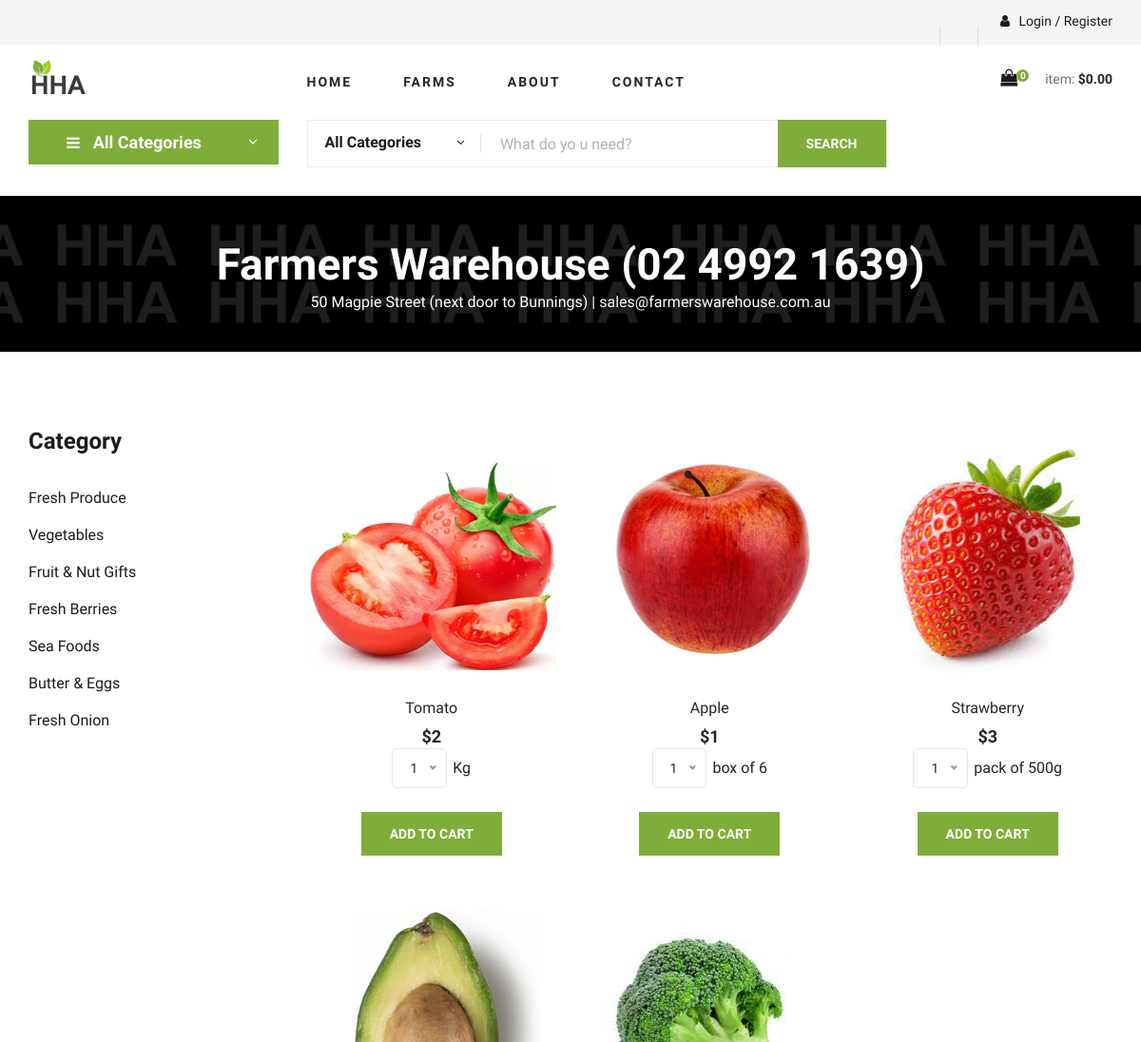
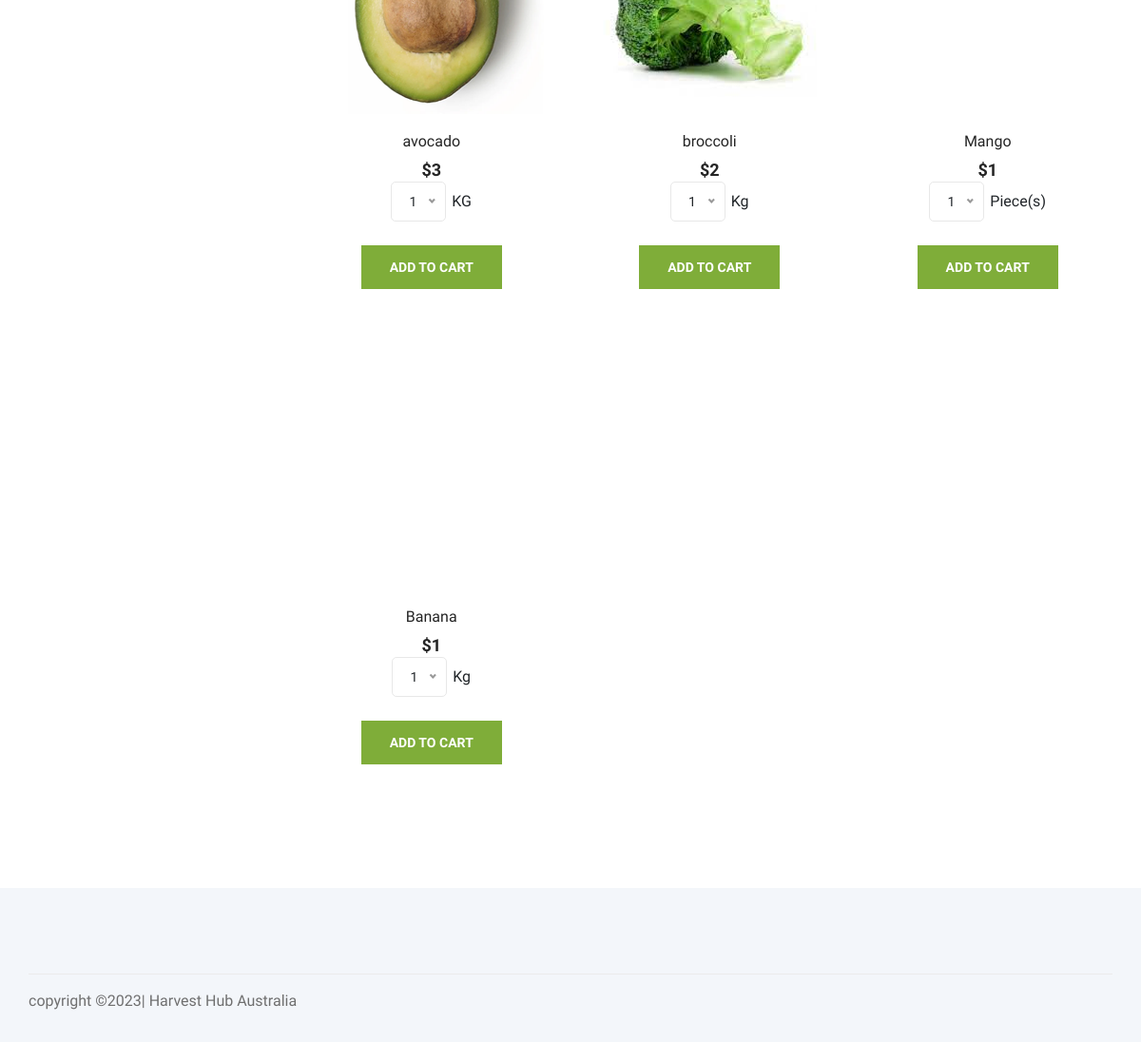
/?p=farm&farm=1, run on the app's committed database (2 pictures, top to bottom).
### tables this page shows
CREATE TABLE IF NOT EXISTS `farm` (
  `farm_id` INT NOT NULL AUTO_INCREMENT,
  `farm_name` VARCHAR(45) NOT NULL,
  `address` TEXT NULL,
  `email` VARCHAR(100) NOT NULL,
  `phone` VARCHAR(45) NOT NULL,
  `admin_id` INT NOT NULL,
  `created_by` VARCHAR(45) NOT NULL,
  `created_at` DATETIME NOT NULL,
  PRIMARY KEY (`farm_id`),
  INDEX `FK_ADMIN_ID_idx` (`admin_id` ASC),
  CONSTRAINT `FK_ADMIN_ID`
    FOREIGN KEY (`admin_id`)
    REFERENCES `users` (`user_id`)
    ON DELETE NO ACTION
    ON UPDATE NO ACTION);

CREATE TABLE IF NOT EXISTS `product_category` (
  `category_id` INT NOT NULL AUTO_INCREMENT,
  `category_name` VARCHAR(45) NOT NULL,
  `description` TEXT NULL,
  PRIMARY KEY (`category_id`));

CREATE TABLE IF NOT EXISTS `product` (
  `product_id` INT NOT NULL AUTO_INCREMENT,
  `product_name` VARCHAR(45) NOT NULL,
  `unit_of_measure` VARCHAR(45) NULL,
  `product_description` TEXT NULL,
  `product_price` DECIMAL NULL,
  `category_id` INT NOT NULL,
  `store_id` INT NOT NULL,
  PRIMARY KEY (`product_id`),
  INDEX `FK_CAT_ID_idx` (`category_id` ASC),
  INDEX `FK_STORE_ID_idx` (`store_id` ASC),
  CONSTRAINT `FK_CAT_ID`
    FOREIGN KEY (`category_id`)
    REFERENCES `product_category` (`category_id`)
    ON DELETE NO ACTION
    ON UPDATE NO ACTION,
  CONSTRAINT `FK_FARM_ID`
    FOREIGN KEY (`store_id`)
    REFERENCES `farm` (`farm_id`)
    ON DELETE NO ACTION
    ON UPDATE NO ACTION);

### imp/functions.php (called while the page is built, shortened)
<?php
function calc_num_of_items(){
		$numofitems = 0;
if(!isset($_SESSION['cart'])){ $numofitems=0;}
else{
	  foreach($_SESSION['cart'] as $product_id => $quantity){
			  $numofitems = $numofitems + $quantity;
	  }
}
	 return $numofitems;
}
function calc_total_cart(){
$totalamount=0;
if(!isset($_SESSION['cart'])){ $totalamount=0.00;}
return number_format((float)($totalamount), 2, '.', '');
}
function category(){
	global $conn;
	$status[0] = false;
	$status[1] = "";
	$sql = "select * from product_category";
				$xsql = mysqli_query($conn,$sql);
				if($xsql){
					if(mysqli_affected_rows($conn)==0){
						$status[0] = false;
						$status[1] = "No category";
					}
					else{
						$count = 0;
						$status[0] = true;
						$status[1] = "success";
						while($rw=mysqli_fetch_array($xsql)){
							$status[2][$count]['category_id'] = $rw['category_id'];
							$status[2][$count]['category_name'] = $rw['category_name'];
							$count++;
						}
					}
				}
				else{
					$status[0] = false;
					$status[1] = "Error";
				}
	return $status;
}
function get_farm($farm_id){
	global $conn;
	$status[0] = false;
	$status[1] = "";
	$sql = "select * from farm where farm_id='".$farm_id."'";
				$xsql = mysqli_query($conn,$sql);
				if($xsql){
					if(mysqli_affected_rows($conn)==0){
						$status[0] = false;
						$status[1] = "No Farm";
					}
					else{
						$count = 0;
						$status[0] = true;
						$status[1] = "success";
						while($rw=mysqli_fetch_array($xsql)){
							$status[2][$count]['farm_id'] = $rw['farm_id'];
							$status[2][$count]['farm_name'] = $rw['farm_name'];
							$status[2][$count]['address'] = $rw['address'];
							$status[2][$count]['email'] = $rw['email'];
							$status[2][$count]['phone'] = $rw['phone'];
							$status[2][$count]['admin_id'] = $rw['admin_id'];
							$count++;
						}
					}
				}
				else{
					$status[0] = false;
					$status[1] = "Error";
				}
	return $status;
}
function get_products($farm_id){
	global $conn;
	$status[0] = false;
	$status[1] = "";
	$sql = "select * from product where store_id='".$farm_id."'";
				$xsql = mysqli_query($conn,$sql);
				if($xsql){
					if(mysqli_affected_rows($conn)==0){
						$status[0] = false;
						$status[1] = "No Farm";
					}
					else{
						$count = 0;
						$status[0] = true;
						$status[1] = "success";
						while($rw=mysqli_fetch_array($xsql)){
							$status[2][$count]['product_id'] = $rw['product_id'];
							$status[2][$count]['product_name'] = $rw['product_name'];
							$status[2][$count]['unit_of_measure'] = $rw['unit_of_measure'];
							$status[2][$count]['product_description'] = $rw['product_description'];
							$status[2][$count]['product_price'] = $rw['product_price'];
							$status[2][$count]['category_id'] = $rw['category_id'];
							$status[2][$count]['store_id'] = $rw['store_id'];
							$count++;
						}
					}
				}
				else{
					$status[0] = false;
					$status[1] = "Error";
				}
	return $status;
}
?>

### imp/url_engine.php (called while the page is built, shortened)
<?php
function url_engine($p){
	$link = url_split($p);
	$link[0] = page_process($link[0]);
return $link;
}
function url_var_count($p){
	$count = 0;
	$link = explode("/", $p);
	foreach($link as $val){
		$count++;
	}
return $count;
}
function url_split($p){
	$link = explode("/", $p);
	return $link;
}
function page_process($page){
	global $conn;
	$sqlpage = "select * from page_tbl where page_code ='".strtoupper(mysqli_real_escape_string($conn,$page))."'
				 limit 1 ";
	$xsqlpage = mysqli_query($conn,$sqlpage);
	if($xsqlpage){
		if(mysqli_affected_rows($conn)==0){
			$xpage ="404";
		}
		else{
			$xpage = strtoupper($page);
		}
	}
	else{
		$xpage = "ERROR";
	}
	return $xpage;
}
?>

### imp/page_engine.php (called while the page is built)
<?php
	function page_engine($page_code){
		global $conn;
		$page_info[0] = 0;
		$sqlpage = "select * from page_tbl where page_code='".mysqli_real_escape_string($conn,$page_code)."' limit 1";
		$xsqlpage = mysqli_query($conn,$sqlpage);
		if($xsqlpage){
			if(mysqli_affected_rows($conn)==0){
				$page_info[0] = 0;
			}
			else{
				while($rw = mysqli_fetch_array($xsqlpage)){
					$page_info[0] = $rw['page_id'];
					$page_info[1] = $rw['page_code'];
					$page_info[2] = $rw['page_title'];
					$page_info[3] = $rw['url'];
					$page_info[4] = $rw['description'];
					$page_info[5] = $rw['access_level'];
					$page_info[6] = $rw['defaults'];
				}
			}
		}
		else{
			$page_info[0] = 0;
		}
		return $page_info;
	}
?>

### pages/farm.php (the view, shortened to what this page needs)
<section class="hero hero-normal">
    <div class="container">
        <div class="row">
            <div class="col-lg-3">
                <div class="hero__categories">
                    <div class="hero__categories__all">
                        <i class="fa fa-bars"></i>
                        <span>All Categories</span>
                    </div>
                    <?php
			if(isset($_GET['farm'])){
				$farm_id = $_GET['farm'];
			}
			else{
				$farm_id = null;
			}
			$cat = category();
		?>
                </div>
            </div>
            <div class="col-lg-9">
                <div class="hero__search">
                    <div class="hero__search__form">
                        <form method="post" action="?p=search">
                            <div class="hero__search__categories">
                                All Categories
                                <span class="arrow_carrot-down"></span>
                            </div>
                            <input name="search" type="text" placeholder="What do yo u need?">
                            <button type="submit" class="site-btn">SEARCH</button>
                        </form>
                    </div>
                </div>
            </div>
        </div>
    </div>
</section>
<section class="breadcrumb-section set-bg" data-setbg="img/breadcrumb.png">
    <div class="container">
        <div class="row">
            <div class="col-lg-12 text-center">
                <div class="breadcrumb__text">
                    <?php
                    		if(isset($_GET['farm'])){
					$farm_info = get_farm($_GET['farm']);
					if($farm_info[0]){
						echo '<h2>'.$farm_info[2][0]['farm_name'] .' ('.$farm_info[2][0]['phone'].') </h2>';
						echo'<div class="breadcrumb__option">';
						echo '<span>'.$farm_info[2][0]['address'].' | '.$farm_info[2][0]['email']  .'</span>';
						echo '</div>';
					}
				}
		?>
                </div>
            </div>
        </div>
    </div>
</section>
<section class="product spad">
    <div class="container">
        <div class="row">
            <div class="col-lg-3 col-md-5">
                <div class="sidebar">
                    <div class="sidebar__item">
                        <h4>Category</h4>
                        <ul>
                            <?php
					  $cat = category();
					  if($cat[0]){
						  foreach($cat[2] as $val){
							  echo '<li><a href="?p=farm&farm='.$farm_id.'&cat='.$val['category_id'].'">'.$val['category_name'].'</a></li>';
						  }
					  }
				?>
                        </ul>
                    </div>
                </div>
            </div>
            <div class="col-lg-9 col-md-7">
                <div class="row">
                <?php
		$products = get_products($farm_id);
		if($products[0]){
			  foreach($products[2] as $val2){
			if(isset($_GET['cat'])){
				if($val2['category_id']==$_GET['cat']){
					echo '
	<div class="col-lg-4 col-md-6 col-sm-6">
                        <div class="product__item">
                            <div class="product__item__pic set-bg" data-setbg="img/product/'.$val2['product_id'].'.png">
                            </div>
                            <div class="product__item__text">
                                <h6><a href="#">'.$val2['product_name'].'</a></h6>
                                <h5>$'.$val2['product_price'].'</h5>
					<form action="" method="post">
					<input name="prodid" type="hidden" value="'.$val2['product_id'].'" />
					<table align="center"><tr><td>
					<select name="quantity">
						<option value="1">1</option>
						<option value="2">2</option>
						<option value="3">3</option>
						<option value="4">4</option>
						<option value="5">5</option>
					</select> &nbsp;</td><td> '.$val2['unit_of_measure'].'</td></tr></table><br/>
					<input name="addtocart" type="submit" class="site-btn" value="Add to Cart" />
					</form>
                            </div>
                        </div>
                    </div>';
				}
			}else{
	echo '
	<div class="col-lg-4 col-md-6 col-sm-6">
                        <div class="product__item">
                            <div class="product__item__pic set-bg" data-setbg="img/product/'.$val2['product_id'].'.png">
                            </div>
                            <div class="product__item__text">
                                <h6><a href="#">'.$val2['product_name'].'</a></h6>
                                <h5>$'.$val2['product_price'].'</h5>
					<form action="" method="post">
					<input name="prodid" type="hidden" value="'.$val2['product_id'].'" />
					<table align="center"><tr><td>
					<select name="quantity">
						<option value="1">1</option>
						<option value="2">2</option>
						<option value="3">3</option>
						<option value="4">4</option>
						<option value="5">5</option>
					</select> &nbsp;</td><td> '.$val2['unit_of_measure'].'</td></tr></table><br/>
					<input name="addtocart" type="submit" class="site-btn" value="Add to Cart" />
					</form>
                            </div>
                        </div>
                    </div>';
			}
			  }
		}
	?>
                </div>
            </div>
        </div>
    </div>
</section>

### imp/gui.php (shortened to what this page needs)
<?php
function headers(){
	?>
    <!DOCTYPE html>
<html lang="en">
<head>
    <link rel="stylesheet" href="css/bootstrap.min.css" type="text/css">
    <link rel="stylesheet" href="css/font-awesome.min.css" type="text/css">
    <link rel="stylesheet" href="css/elegant-icons.css" type="text/css">
    <link rel="stylesheet" href="css/nice-select.css" type="text/css">
    <link rel="stylesheet" href="css/jquery-ui.min.css" type="text/css">
    <link rel="stylesheet" href="css/owl.carousel.min.css" type="text/css">
    <link rel="stylesheet" href="css/slicknav.min.css" type="text/css">
    <link rel="stylesheet" href="css/style.css" type="text/css">
</head>
<body>
    <header class="header">
        <div class="header__top">
            <div class="container">
                <div class="row">
                    <div class="col-lg-6">
                        <div class="header__top__left">
                        </div>
                    </div>
                    <div class="col-lg-6">
                        <div class="header__top__right">
                            <div class="header__top__right__auth">
                            <?php
								if(isset($_SESSION['user']['user_id'])){
									echo '<a href="?p=logout"><i class="fa fa-user"></i> Logout </a>';
								}
								else{
									echo '<a href="?p=account"><i class="fa fa-user"></i> Login / Register</a>';
								}
							?>
                            </div>
                        </div>
                    </div>
                </div>
            </div>
        </div>
        <div class="container">
            <div class="row">
                <div class="col-lg-3">
                    <div class="header__logo">
                        <a href="./index.html"><img src="img/logo.png" alt=""></a>
                    </div>
                </div>
                <div class="col-lg-6">
                    <nav class="header__menu">
                        <ul>
                            <li><a href="?p=home">Home</a></li>
                            <li><a href="?p=farms">Farms</a></li>
                            <li><a href="?p=about">About</a></li>
                            <li><a href="?p=contact">Contact</a></li>
                        </ul>
                    </nav>
                </div>
                <div class="col-lg-3">
                    <div class="header__cart">
                        <ul>
                            <li><a href="?p=cart"><i class="fa fa-shopping-bag"></i> <span><?php global $num_of_items; echo $num_of_items;?></span></a></li>
                        </ul>
                        <div class="header__cart__price">item: <span>$<?php global $cart_total; echo $cart_total;?></span></div>
                    </div>
                </div>
            </div>
        </div>
    </header>
    <?php
}
function footers(){
	?>
    <footer class="footer spad">
        <div class="container">
            <div class="row">
                <div class="col-lg-12">
                    <div class="footer__copyright">
                        <div class="footer__copyright__text"><p>
  <?php echo 'copyright &copy;'. date("Y") .'| Harvest Hub Australia'; ?></p></div>
                    </div>
                </div>
            </div>
        </div>
    </footer>
</body>
</html>
    <?php
}
	?>

### index.php (shortened to what this page needs)
<?php
require_once'imp/conn.php';
require_once'imp/url_engine.php';
require_once'imp/page_engine.php';
require_once'imp/gui.php';
require_once'imp/functions.php';
 		if(!empty($_GET['p'])){
  			$p = $_GET['p'];
  		 }
		 else{
		 	$p ="home";
		}
		$links = url_engine($p);
	$num_of_items = calc_num_of_items();
	$cart_total = calc_total_cart() ;
		$page_info = page_engine($links[0]);
		$page_url = $page_info[3];
		$access_level = $page_info[5];
headers();
?>
<?php
		if($access_level=="PRIVATE"){
			if(empty($_SESSION['user']['user_id'])){
				include "pages/login.php";
			}
			else{
				$sql = "select * from resp_tbl where page_id='".$page_info[0]."' and user_type_id = '".$_SESSION['user']['user_type_id']."'";
				$xsql = mysqli_query($conn,$sql);
				if($xsql){
					if(mysqli_affected_rows($conn) == 0){
						include "pages/404.php";
					}
					else{
						include $page_url;
					}
				}
				else{
					include "pages/404.php";
				}
			}
		}else{
			include $page_url;
		}
footers();
?>

### data on the page
farm: farm_name "Farmers Warehouse", phone "02 4992 1639", address "50 Magpie Street (next door to Bunnings)", email "sales@farmerswarehouse.com.au"
product_category: category_name "Fresh Produce"
product_category: category_name "Vegetables"
product_category: category_name "Fruit & Nut Gifts"
product_category: category_name "Fresh Berries"
product_category: category_name "Sea Foods"
product_category: category_name "Butter & Eggs"
product_category: category_name "Fresh Onion"
product: shows a picture, product_name "Tomato", product_price "2", unit_of_measure "Kg"
product: shows a picture, product_name "Apple", product_price "1", unit_of_measure "box of 6"
product: shows a picture, product_name "Strawberry", product_price "3", unit_of_measure "pack of 500g"
product: shows a picture, product_name "avocado", product_price "3", unit_of_measure "KG"
product: shows a picture, product_name "broccoli", product_price "2", unit_of_measure "Kg"
product: product_name "Mango", product_price "1", unit_of_measure "Piece(s)"
product: product_name "Banana", product_price "1", unit_of_measure "Kg"

### other printed values
$num_of_items "0"
$cart_total "0.00"
